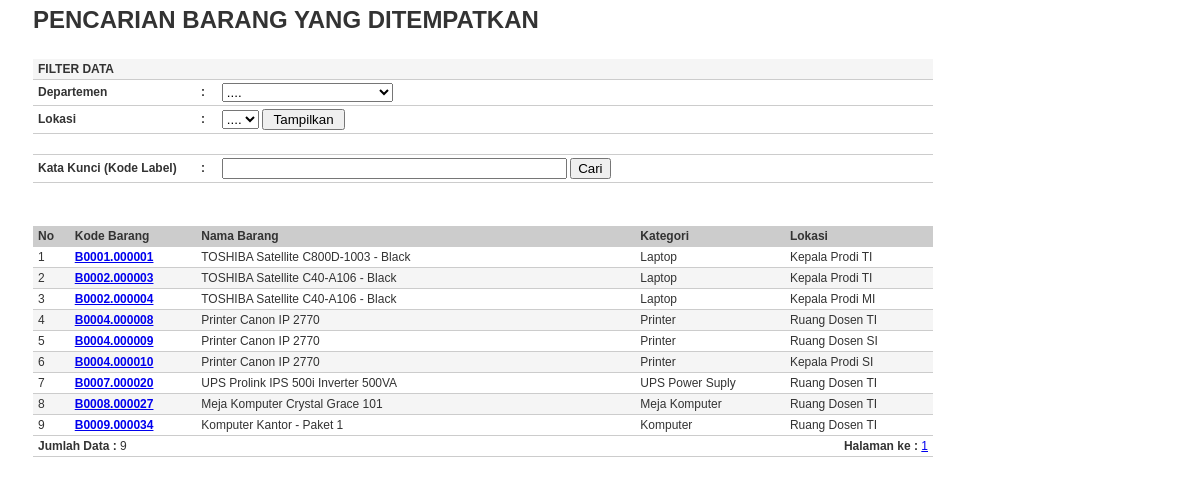
/mutasi/pencarian_barang_terpakai.php (signed in), run on the app's committed database.
### tables this page shows
CREATE TABLE `penempatan_item` (
  `no_penempatan` char(7) NOT NULL,
  `kd_inventaris` char(12) NOT NULL,
  `status_aktif` enum('Yes','No') NOT NULL DEFAULT 'Yes'
);

CREATE TABLE `barang` (
  `kd_barang` char(5) NOT NULL,
  `nm_barang` varchar(100) NOT NULL,
  `keterangan` varchar(200) NOT NULL,
  `merek` varchar(100) NOT NULL,
  `tipe` varchar(100) NOT NULL,
  `jumlah` int(6) NOT NULL,
  `satuan` varchar(10) NOT NULL,
  `kd_kategori` char(4) NOT NULL
);

CREATE TABLE `kategori` (
  `kd_kategori` char(4) NOT NULL,
  `nm_kategori` varchar(100) NOT NULL
);

CREATE TABLE `lokasi` (
  `kd_lokasi` char(5) NOT NULL,
  `nm_lokasi` varchar(100) NOT NULL,
  `kd_departemen` char(4) NOT NULL
);

### library/inc.hakakses.php (called while the page is built)
<?php
include_once "inc.connection.php";
$kodePetugas	= $_SESSION['SES_LOGIN'];
$aksesSql ="SELECT * FROM hak_akses WHERE kd_petugas ='$kodePetugas'";
$aksesQry = mysql_query($aksesSql, $koneksidb) or die ("Gagal Query Hak Akses ".mysql_error());
$aksesData= mysql_fetch_array($aksesQry);
?>

### mutasi/pencarian_barang_terpakai.php (the view, shortened to what this page needs)
<?php
include_once "../library/inc.connection.php";
include_once "../library/inc.hakakses.php";
if($aksesData['mu_trans_mutasi'] == "Yes") {
$filterSQL	= "";
$cariSQL	= "";
$kodeDepartemen	= isset($_GET['kodeDepartemen']) ? $_GET['kodeDepartemen'] : 'Semua';
$dataDepartemen	= isset($_POST['cmbDepartemen']) ? $_POST['cmbDepartemen'] : $kodeDepartemen;
$kodeLokasi	= isset($_GET['kodeLokasi']) ? $_GET['kodeLokasi'] : 'Semua';
$dataLokasi	= isset($_POST['cmbLokasi']) ? $_POST['cmbLokasi'] : $kodeLokasi;
if (trim($dataLokasi) =="Semua") {
	if (trim($dataDepartemen) =="Semua") {
		$filterSQL = "";
	}
	else {
		$filterSQL = " AND lokasi.kd_departemen='$dataDepartemen'";
	}
}
else {
	$filterSQL = "AND penempatan.kd_lokasi='$dataLokasi'";
}
$keyWord	= isset($_GET['keyWord']) ? $_GET['keyWord'] : '';
$dataKeyWord= isset($_POST['txtkeyWord']) ? $_POST['txtkeyWord'] : $keyWord;
if(isset($_POST['btnCari'])) {
	if(trim($dataKeyWord) == "") {
		$cariSQL = "";
	}
	else {
		$dataKeyWord	= trim($dataKeyWord);
		$cariSQL = "AND pi.kd_inventaris LIKE '%$dataKeyWord%'";
	}
}
else {
	$cariSQL = "";
}
$baris = 50;
$hal 	= isset($_GET['hal']) ? $_GET['hal'] : 0;
$pageSql	= "SELECT * FROM penempatan_item as PI
				LEFT JOIN penempatan ON PI.no_penempatan = penempatan.no_penempatan
				LEFT JOIN lokasi ON penempatan.kd_lokasi = lokasi.kd_lokasi
			WHERE PI.status_aktif='Yes'
			$filterSQL $cariSQL ";
$pageQry = mysql_query($pageSql, $koneksidb) or die("error paging:".mysql_error());
$jml	 = mysql_num_rows($pageQry);
$max	 = ceil($jml/$baris );
?>
<html xmlns="http://www.w3.org/1999/xhtml">
<head>
<link href="../styles/style.css" rel="stylesheet" type="text/css">
</head>
<body>
<form action="<?php $_SERVER['PHP_SELF']; ?>" method="post" name="form1" target="_self" id="form1">
<table width="900" border="0" cellpadding="2" cellspacing="1" class="table-border">
  <tr>
    <td colspan="2"><h2><b>PENCARIAN  BARANG </b>YANG DITEMPATKAN </h2></td>
  </tr>
  <tr>
    <td colspan="2">
	  <table width="900" border="0"  class="table-list">
        <tr>
          <td colspan="3" bgcolor="#F5F5F5"><strong>FILTER DATA </strong></td>
        </tr>
        <tr>
          <td><b> Departemen </b></td>
          <td><b>:</b></td>
          <td><select name="cmbDepartemen" onChange="javascript:submitform();" >
              <option value="Semua">....</option>
          </select></td>
        </tr>
        <tr>
          <td width="156"><b> Lokasi </b></td>
          <td width="11"><b>:</b></td>
          <td width="719"><select name="cmbLokasi">
              <option value="Semua"> ....</option>
            </select>
              <input name="btnTampil2" type="submit" value=" Tampilkan " /></td>
        </tr>
        <tr>
          <td>&nbsp;</td>
          <td>&nbsp;</td>
          <td>&nbsp;</td>
        </tr>
        <tr>
          <td><strong>Kata Kunci (Kode Label) </strong></td>
          <td><strong>:</strong></td>
          <td><input name="txtkeyWord" type="text" value="<?php echo $dataKeyWord; ?>" size="40" maxlength="40" />
              <input name="btnCari" type="submit"  value="Cari" /></td>
        </tr>
      </table>
	  </td>
  </tr>
  <tr>
    <td colspan="2"></td>
  </tr>
  <tr>
    <td colspan="2" align="right">&nbsp;</td>
  </tr>
  <tr>
    <td colspan="2">
	<table class="table-list" width="100%" border="0" cellspacing="1" cellpadding="2">
      <tr>
        <td width="28" bgcolor="#CCCCCC"><strong>No</strong></td>
        <td width="121" bgcolor="#CCCCCC"><strong>Kode Barang </strong></td>
        <td width="474" bgcolor="#CCCCCC"><strong>Nama Barang </strong></td>
        <td width="150" bgcolor="#CCCCCC"><strong>Kategori</strong></td>
        <td width="150" bgcolor="#CCCCCC"><strong>Lokasi</strong></td>
      </tr>
      <?php
	$mySql	= "SELECT PI.*, barang.nm_barang, kategori.nm_kategori, lokasi.nm_lokasi FROM penempatan_item as PI
					LEFT JOIN penempatan ON PI.no_penempatan = penempatan.no_penempatan
					LEFT JOIN lokasi ON penempatan.kd_lokasi = lokasi.kd_lokasi
					LEFT JOIN barang_inventaris ON PI.kd_inventaris = barang_inventaris.kd_inventaris
					LEFT JOIN barang ON barang_inventaris.kd_barang = barang.kd_barang
					LEFT JOIN kategori ON barang.kd_kategori=kategori.kd_kategori
				WHERE penempatan.no_penempatan = PI.no_penempatan AND PI.status_aktif='Yes'
				$filterSQL
				$cariSQL
				ORDER BY PI.kd_inventaris LIMIT $hal, $baris ";
	$myQry 	= mysql_query($mySql, $koneksidb)  or die ("Query  salah : ".mysql_error());
	$nomor  = 0;
	while ($myData = mysql_fetch_array($myQry)) {
		$nomor++;
		if($nomor%2==1) { $warna=""; } else {$warna="#F5F5F5";}
	?>
      <tr bgcolor="<?php echo $warna; ?>">
        <td><?php echo $nomor; ?></td>
        <td>
			<a href="#" onClick="window.opener.document.getElementById('txtKodeInventaris').value = '<?php echo $myData['kd_inventaris']; ?>';
								window.opener.document.getElementById('txtNamaBrg').value = '<?php echo $myData['nm_barang']; ?>';
								window.close();">
			<b><?php echo $myData['kd_inventaris']; ?> </b>	 </a> </td>
        <td><?php echo $myData['nm_barang']; ?></td>
        <td><?php echo $myData['nm_kategori']; ?></td>
        <td><?php echo $myData['nm_lokasi']; ?></td>
      </tr>
      <?php } ?>
      <tr>
        <td colspan="3"><b>Jumlah Data :</b> <?php echo $jml; ?> </td>
        <td colspan="2" align="right"><b>Halaman ke :</b>
    <?php
	for ($h = 1; $h <= $max; $h++) {
		$list[$h] = $baris * $h - $baris ;
		echo " <a href='?page=Pencarian-Barang&hal=$list[$h]&keyWord=$dataKeyWord&kodeLokasi=$dataLokasi&kodeDepartemen=$dataDepartemen'>$h</a> ";
	}
	?></td>
        </tr>
    </table></td>
  </tr>
</table>
</form>
</body>
</html>
<?php
}
else {
	echo "TIDAK BOLEH MENGAKSES HALAMAN INI";
}
?>

### styles/style.css (style rules this page uses)
body { margin:0px auto 0px; padding:3px; font-family:"Arial"; font-size:12px; color:#333; width:95%; background-position:top; background-color:#fff; #F5F5F5 }
.table-list { clear: both; text-align: left; border-collapse: collapse; margin: 0px 0px 10px 0px; background:#fff; }
.table-list td { color: #333; font-size:12px; border-color: #fff; border-collapse: collapse; vertical-align: center; padding: 3px 5px; border-bottom:1px #CCCCCC solid; }

### data on the page
penempatan_item: kd_inventaris "B0001.000001", barang.nm_barang "TOSHIBA Satellite C800D-1003 - Black", kategori.nm_kategori "Laptop", lokasi.nm_lokasi "Kepala Prodi TI"
penempatan_item: kd_inventaris "B0002.000003", barang.nm_barang "TOSHIBA Satellite C40-A106 - Black", kategori.nm_kategori "Laptop", lokasi.nm_lokasi "Kepala Prodi TI"
penempatan_item: kd_inventaris "B0002.000004", barang.nm_barang "TOSHIBA Satellite C40-A106 - Black", kategori.nm_kategori "Laptop", lokasi.nm_lokasi "Kepala Prodi MI"
penempatan_item: kd_inventaris "B0004.000008", barang.nm_barang "Printer Canon IP 2770", kategori.nm_kategori "Printer", lokasi.nm_lokasi "Ruang Dosen TI"
penempatan_item: kd_inventaris "B0004.000009", barang.nm_barang "Printer Canon IP 2770", kategori.nm_kategori "Printer", lokasi.nm_lokasi "Ruang Dosen SI"
penempatan_item: kd_inventaris "B0004.000010", barang.nm_barang "Printer Canon IP 2770", kategori.nm_kategori "Printer", lokasi.nm_lokasi "Kepala Prodi SI"
penempatan_item: kd_inventaris "B0007.000020", barang.nm_barang "UPS Prolink IPS 500i Inverter 500VA", kategori.nm_kategori "UPS Power Suply", lokasi.nm_lokasi "Ruang Dosen TI"
penempatan_item: kd_inventaris "B0008.000027", barang.nm_barang "Meja Komputer Crystal Grace 101", kategori.nm_kategori "Meja Komputer", lokasi.nm_lokasi "Ruang Dosen TI"
penempatan_item: kd_inventaris "B0009.000034", barang.nm_barang "Komputer Kantor - Paket 1", kategori.nm_kategori "Komputer", lokasi.nm_lokasi "Ruang Dosen TI"

### other printed values
$jml "9"
